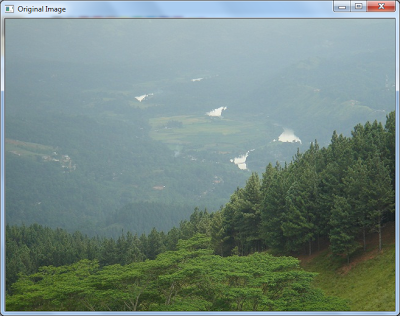
//> input picture sample.png, 400 x 316 px, given in place of the camera
$ ./colorDetection_21   (built with g++ and OpenCV 4)
//> lines starting //> are read from the running program, lines starting //| are printed output that depends on the picture; after the words box and inside, x2 and y2 are one past the last pixel; in counts of white or black regions, pixels touching at a corner belong together
//color_detection and object tracking example
#include <opencv2/highgui/highgui.hpp>
#include <opencv2/imgproc/imgproc.hpp>
//#include <stdio.h>
#include <iostream>

using namespace std;
using namespace cv;

int main(int argc,const char** argv)
{
	VideoCapture cap(0); //capture video from camera
	if(!cap.isOpened())//if camera is not opened
	{
		cout<<"Can not open the webcam"<<endl;
		return -1;
	}
	namedWindow("Control",CV_WINDOW_AUTOSIZE);//create window for placing trackbars
	int lowH = 0;
	int highH = 255;

	int lowS = 0;
	int highS = 255;

	int lowV = 0;
	int highV = 255;

	//creates trackbar in control window
	createTrackbar("LowH","Control",&lowH,255);
//> slider 'LowH' is set to 51
	createTrackbar("HighH","Control",&highH,255);

	createTrackbar("HighS","Control",&highS,255);
	createTrackbar("LowS","Control",&lowS,255);
//> slider 'LowS' is set to 51

	createTrackbar("HighV","Control",&highV,255);
	createTrackbar("LowV","Control",&lowV,255);
//> slider 'LowV' is set to 51

	while(true)
	{
		Mat frame;//frame
		bool success = cap.read(frame);//read frame
//> frame is the input picture: 316 rows x 400 cols, CV_8UC3; mean B, G, R 130.4, 136.3, 116.9
		if(!success)
		{
			cout<<"Can not read a frame"<<endl;
			break;
		}
		Mat img;
		cvtColor(frame,img,CV_BGR2HSV);//convert to hsv
//> img: 316 rows x 400 cols, CV_8UC3; mean H, S, V 79.2, 60.8, 141.8
		Mat thresholdImage;
		inRange(img,Scalar(lowH,lowS,lowV),Scalar(highH,highS,highV),thresholdImage);
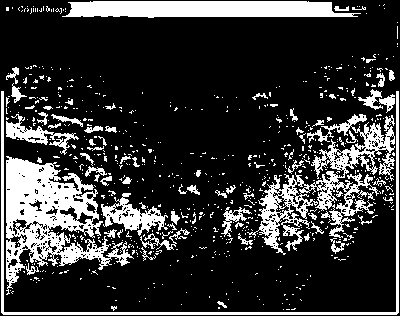
//> thresholdImage: 316 rows x 400 cols, CV_8UC1; 21.2% white; 697 white regions (625 under 20 px), largest, box (x1, y1, x2, y2) and area: (6, 156, 134, 295) 7014, (247, 114, 395, 255) 5464, (62, 1, 361, 18) 4240
		//threshold the image
		erode(thresholdImage,thresholdImage,getStructuringElement(MORPH_ELLIPSE,Size(5,5)));
		dilate(thresholdImage,thresholdImage,getStructuringElement(MORPH_ELLIPSE,Size(5,5)));

		dilate(thresholdImage,thresholdImage,getStructuringElement(MORPH_ELLIPSE,Size(5,5)));
		erode(thresholdImage,thresholdImage,getStructuringElement(MORPH_ELLIPSE,Size(5,5)));
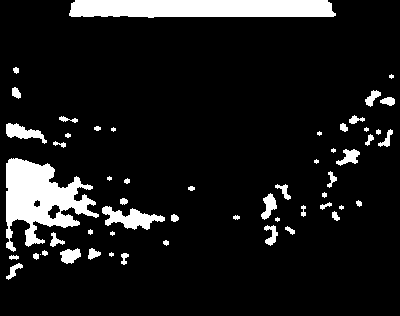
//> thresholdImage: 316 rows x 400 cols, CV_8UC1; 10.1% white; 55 white regions (12 under 20 px), largest, box (x1, y1, x2, y2) and area: (69, 0, 336, 18) 4427, (6, 158, 99, 252) 4355, (102, 206, 165, 230) 748

		imshow("threshold_image",thresholdImage);
		imshow("Frame",frame);
		if(waitKey(30)==27)
//> the Esc key is pressed
		{
			break;
		}

	}
	return 0;
//> (the program exits here)
